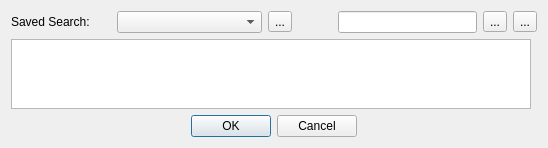
<?xml version="1.0" encoding="UTF-8"?>
<ui version="4.0">
 <class>SavedSearchEditor</class>
 <widget class="QDialog" name="SavedSearchEditor">
  <property name="geometry">
   <rect>
    <x>0</x>
    <y>0</y>
    <width>548</width>
    <height>148</height>
   </rect>
  </property>
  <property name="windowTitle">
   <string>Saved Search Editor</string>
  </property>
  <property name="windowIcon">
   <iconset>
    <normaloff>:/images/chapters.png</normaloff>:/images/chapters.png</iconset>
  </property>
  <layout class="QGridLayout">
   <item row="2" column="0" colspan="2">
    <widget class="QDialogButtonBox" name="buttonBox">
     <property name="orientation">
      <enum>Qt::Horizontal</enum>
     </property>
     <property name="standardButtons">
      <set>QDialogButtonBox::Cancel|QDialogButtonBox::Ok</set>
     </property>
     <property name="centerButtons">
      <bool>true</bool>
     </property>
    </widget>
   </item>
   <item row="0" column="0" colspan="2">
    <layout class="QGridLayout" name="gridLayout">
     <item row="0" column="0">
      <widget class="QLabel" name="label_3">
       <property name="sizePolicy">
        <sizepolicy hsizetype="Fixed" vsizetype="Preferred">
         <horstretch>0</horstretch>
         <verstretch>0</verstretch>
        </sizepolicy>
       </property>
       <property name="minimumSize">
        <size>
         <width>100</width>
         <height>0</height>
        </size>
       </property>
       <property name="text">
        <string>Saved Search: </string>
       </property>
       <property name="alignment">
        <set>Qt::AlignLeading|Qt::AlignLeft|Qt::AlignVCenter</set>
       </property>
       <property name="buddy">
        <cstring>search_name_box</cstring>
       </property>
      </widget>
     </item>
     <item row="0" column="1">
      <widget class="QComboBox" name="search_name_box">
       <property name="sizePolicy">
        <sizepolicy hsizetype="Fixed" vsizetype="Fixed">
         <horstretch>160</horstretch>
         <verstretch>0</verstretch>
        </sizepolicy>
       </property>
       <property name="minimumSize">
        <size>
         <width>145</width>
         <height>0</height>
        </size>
       </property>
       <property name="toolTip">
        <string>Select a saved search to edit</string>
       </property>
       <property name="editable">
        <bool>false</bool>
       </property>
      </widget>
     </item>
     <item row="0" column="2">
      <widget class="QToolButton" name="delete_search_button">
       <property name="toolTip">
        <string>Delete this selected saved search</string>
       </property>
       <property name="text">
        <string>...</string>
       </property>
       <property name="icon">
        <iconset>
         <normaloff>:/images/trash.png</normaloff>:/images/trash.png</iconset>
       </property>
      </widget>
     </item>
     <item row="0" column="3">
      <spacer>
       <property name="orientation">
        <enum>Qt::Horizontal</enum>
       </property>
       <property name="sizeHint" stdset="0">
        <size>
         <width>40</width>
         <height>20</height>
        </size>
       </property>
      </spacer>
     </item>
     <item row="0" column="4">
      <widget class="QLineEdit" name="input_box">
       <property name="sizePolicy">
        <sizepolicy hsizetype="Expanding" vsizetype="Fixed">
         <horstretch>60</horstretch>
         <verstretch>0</verstretch>
        </sizepolicy>
       </property>
       <property name="toolTip">
        <string>Enter a new saved search name.</string>
       </property>
      </widget>
     </item>
     <item row="0" column="5">
      <widget class="QToolButton" name="add_search_button">
       <property name="toolTip">
        <string>Add a new, empty saved search with the name entered</string>
       </property>
       <property name="text">
        <string>...</string>
       </property>
       <property name="icon">
        <iconset>
         <normaloff>:/images/plus.png</normaloff>:/images/plus.png</iconset>
       </property>
      </widget>
     </item>
     <item row="0" column="6">
      <widget class="QToolButton" name="rename_button">
       <property name="toolTip">
        <string>Rename the current search to what is in the box</string>
       </property>
       <property name="text">
        <string>...</string>
       </property>
       <property name="icon">
        <iconset>
         <normaloff>:/images/edit-undo.png</normaloff>:/images/edit-undo.png</iconset>
       </property>
      </widget>
     </item>
    </layout>
   </item>
   <item row="1" column="0">
    <widget class="QPlainTextEdit" name="search_text">
     <property name="toolTip">
      <string>Change the contents of the saved search</string>
     </property>
    </widget>
   </item>
  </layout>
 </widget>
 <resources>
  <include location="../../../../../calibre_datesearch/resources/images"/>
 </resources>
 <connections>
  <connection>
   <sender>buttonBox</sender>
   <signal>accepted()</signal>
   <receiver>SavedSearchEditor</receiver>
   <slot>accept()</slot>
   <hints>
    <hint type="sourcelabel">
     <x>248</x>
     <y>254</y>
    </hint>
    <hint type="destinationlabel">
     <x>157</x>
     <y>274</y>
    </hint>
   </hints>
  </connection>
  <connection>
   <sender>buttonBox</sender>
   <signal>rejected()</signal>
   <receiver>SavedSearchEditor</receiver>
   <slot>reject()</slot>
   <hints>
    <hint type="sourcelabel">
     <x>316</x>
     <y>260</y>
    </hint>
    <hint type="destinationlabel">
     <x>286</x>
     <y>274</y>
    </hint>
   </hints>
  </connection>
 </connections>
</ui>
